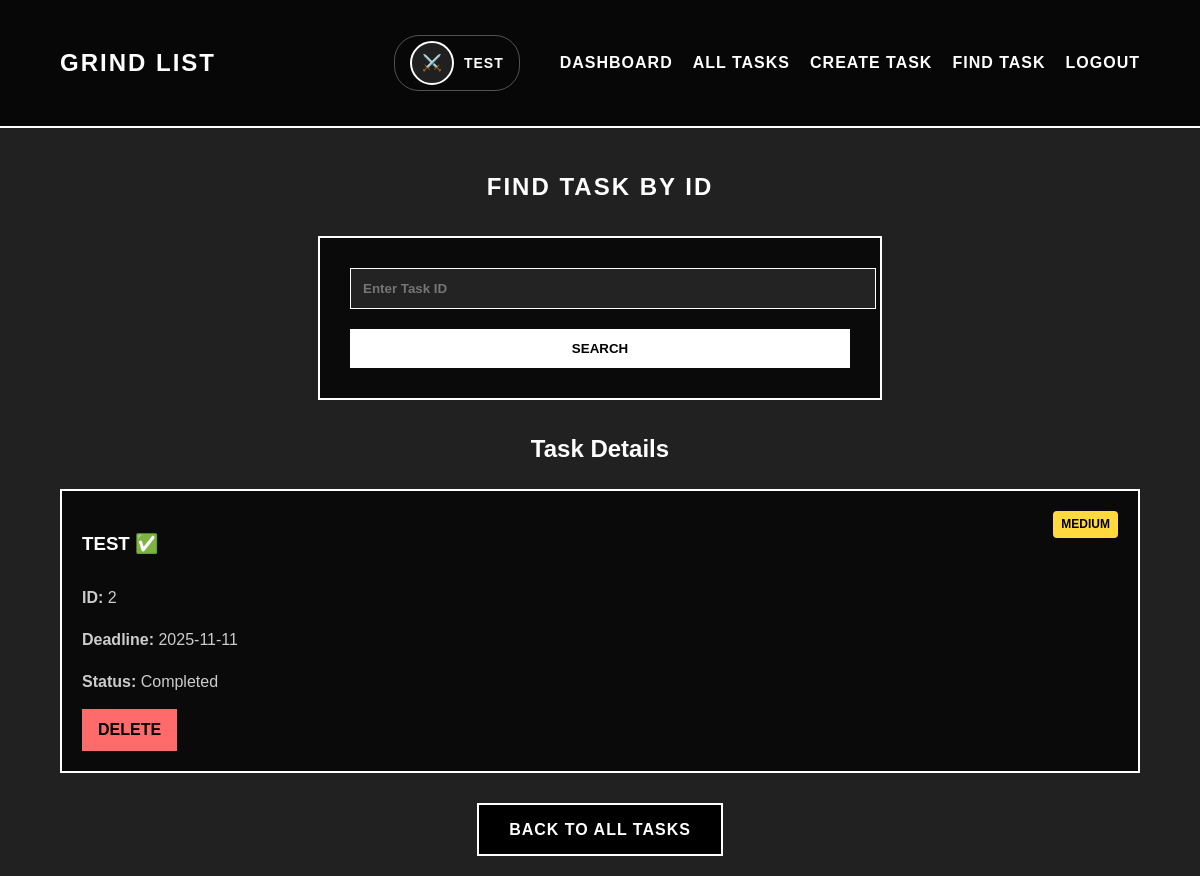
Screenshot of /task/task_by_id?task_id=2 (signed in) with the database file from the repository.
### app/models/task.py (models this page shows, shortened)
class Task(db.Model):
    id = db.Column(db.Integer, primary_key=True)
    title = db.Column(db.String(200), nullable=False)
    priority = db.Column(db.String(10), nullable=False)
    deadline = db.Column(db.DateTime, default=datetime.now)
    is_done = db.Column(db.Boolean, default=False)
    user_id = db.Column(db.Integer, db.ForeignKey('user.id'), nullable=False)

### app/routes/task.py (the view)
@task.route('/task_by_id', methods=['GET', 'POST'])
def task_by_id_page():
    if 'user_id' not in session:
        flash('Сначала войдите в систему', 'error')
        return redirect(url_for('main.home'))
    task = None
    if request.method == 'POST':
        task_id = request.form.get('task_id')
        if task_id:
            task = Task.query.filter_by(id=task_id, user_id=session['user_id']).first()
            if not task:
                flash('Task not found', 'error')
    elif request.args.get('task_id'):
        task = Task.query.filter_by(id=request.args.get('task_id'), user_id=session['user_id']).first()
    return render_template('main/task_by_id.html', task=task)

### app/templates/main/task_by_id.html (shortened to what this page needs)
{% extends "main/base_dashboard.html" %}
{% block content %}
<section class="search-task-section">
    <h1 style="color: #fff; text-align: center; text-transform: uppercase; letter-spacing: 2px; margin-bottom: 30px;">
        FIND TASK BY ID
    </h1>
    <form class="search-form" method="POST" action="{{ url_for('task.task_by_id_page') }}">
        <input type="number" name="task_id" placeholder="Enter Task ID" required min="1" value="{{ request.form.task_id if request.form.task_id }}">
        <button type="submit">SEARCH</button>
    </form>
    {% if task %}
        <div class="task-details" style="margin-top: 30px;">
            <h2 style="color: #fff; text-align: center; margin-bottom: 20px;">Task Details</h2>
            <div class="task-card">
                <div style="display: flex; justify-content: space-between; align-items: start;">
                    <h3>{{ task.title }}{% if task.is_done %} ✅{% endif %}</h3>
                    <span class="priority-badge {{ task.priority }}">{{ task.priority.upper() }}</span>
                </div>
                <p><strong>ID:</strong> {{ task.id }}</p>
                <p><strong>Deadline:</strong> {{ task.deadline.strftime('%Y-%m-%d') if task.deadline else 'Not set' }}</p>
                <p><strong>Status:</strong> {% if task.is_done %}Completed{% else %}In Progress{% endif %}</p>
                <div class="task-actions">
                    <a href="{{ url_for('task.delete_task_page', task_id=task.id) }}" class="task-btn delete-btn" onclick="return confirm('Are you sure you want to delete this task?')">Delete</a>
                </div>
            </div>
        </div>
    {% endif %}
    <div style="text-align: center; margin-top: 30px;">
        <a href="{{ url_for('task.tasks_page') }}" class="auth-btn">Back to All Tasks</a>
    </div>
</section>
{% endblock %}

### app/templates/main/base_dashboard.html (shortened to what this page needs)
<!DOCTYPE html>
<html lang="ru">
<head>
    <link rel="stylesheet" href="{{ url_for('static', filename='style.css') }}">
</head>
<body>
    <nav class="navbar">
        <div class="container">
            <a href="{{ url_for('main.dashboard') }}" class="logo">GRIND LIST</a>
            <div class="nav-links">
                <div class="user-info">
                    {% if session.avatar %}
                        <img src="{{ url_for('static', filename=session.avatar) }}" alt="Avatar" class="user-avatar">
                    {% else %}
                        <div class="user-avatar-default">⚔️</div>
                    {% endif %}
                    <span class="username">{{ session.username }}</span>
                </div>
                <a href="{{ url_for('main.dashboard') }}">DASHBOARD</a>
                <a href="{{ url_for('task.tasks_page') }}">ALL TASKS</a>
                <a href="{{ url_for('task.create_task_page') }}">CREATE TASK</a>
                <a href="{{ url_for('task.task_by_id_page') }}">FIND TASK</a>
                <a href="{{ url_for('user.logout') }}">LOGOUT</a>
            </div>
        </div>
    </nav>
    <main class="container">
        {% block content %}{% endblock %}
    </main>
</body>
</html>

### app/static/style.css (style rules this page uses)
body { font-family: 'Arial Black', 'Arial', sans-serif; line-height: 1.6; color: #000; margin: 0; padding: 0; background-color: rgba(0, 0, 0, 0.87); background-size: cover; background-attachment: fixed; min-height: 100vh; }
.container { width: 90%; max-width: 1200px; margin: 0 auto; padding: 20px; }
.navbar { background: rgba(0,0,0,0.8); border-bottom: 2px solid #fff; padding: 15px 0; }
.navbar .container { display: flex; justify-content: space-between; align-items: center; }
.logo { font-size: 24px; font-weight: bold; color: #fff; text-decoration: none; text-transform: uppercase; letter-spacing: 2px; }
.nav-links { display: flex; align-items: center; }
.nav-links a { margin-left: 20px; color: #fff; text-decoration: none; font-weight: bold; text-transform: uppercase; letter-spacing: 1px; position: relative; transition: all 0.3s ease; }
.nav-links a::after { content: ''; position: absolute; width: 0; height: 2px; bottom: -5px; left: 0; background-color: #fff; transition: width 0.3s; }
.user-info { display: flex; align-items: center; margin-right: 20px; padding: 5px 15px; border: 1px solid rgba(255,255,255,0.3); border-radius: 25px; }
.user-avatar, .user-avatar-default { width: 40px; height: 40px; border-radius: 50%; border: 2px solid #fff; margin-right: 10px; display: flex; align-items: center; justify-content: center; font-size: 16px; background: rgba(255,255,255,0.1); background-size: cover; background-position: center; }
.username { color: #fff; font-weight: bold; text-transform: uppercase; letter-spacing: 1px; font-size: 14px; }
.auth-btn { display: inline-block; padding: 12px 30px; margin: 0 10px; background: #000; color: #fff; border: 2px solid #fff; text-decoration: none; text-transform: uppercase; font-weight: bold; letter-spacing: 1px; transition: all 0.3s ease; }
.task-card { background: rgba(0,0,0,0.7); border: 2px solid #fff; padding: 20px; color: #fff; transition: all 0.3s ease; }
.task-card h3 { margin-bottom: 10px; text-transform: uppercase; color: #fff; }
.task-card p { color: #ccc; margin-bottom: 15px; }
.task-btn { background: #fff; color: #000; border: none; padding: 10px 20px; cursor: pointer; font-weight: bold; text-transform: uppercase; transition: all 0.3s; margin-right: 10px; }
.task-form, .search-form { max-width: 500px; margin: 30px auto; background: rgba(0,0,0,0.7); padding: 30px; border: 2px solid #fff; }
.task-form input, .task-form select, .task-form textarea, .search-form input { width: 100%; padding: 12px; margin-bottom: 20px; border: 1px solid #fff; background: rgba(255,255,255,0.1); color: #fff; font-weight: bold; transition: all 0.3s ease; }
.task-form button, .search-form button { width: 100%; padding: 12px; background: #fff; color: #000; border: none; font-weight: bold; text-transform: uppercase; cursor: pointer; transition: all 0.3s; }
.priority-badge { padding: 4px 8px; border-radius: 4px; font-size: 12px; font-weight: bold; text-transform: uppercase; }
.priority-badge.medium { background: #ffd93d; color: #000; }
.task-actions { display: flex; gap: 10px; margin-top: 15px; flex-wrap: wrap; }
.delete-btn { background: #ff6b6b !important; text-decoration: none; padding: 8px 16px; }

### rows the page displays
Task: username "TEST", title "TEST", priority "MEDIUM", id "2", deadline "2025-11-11"
